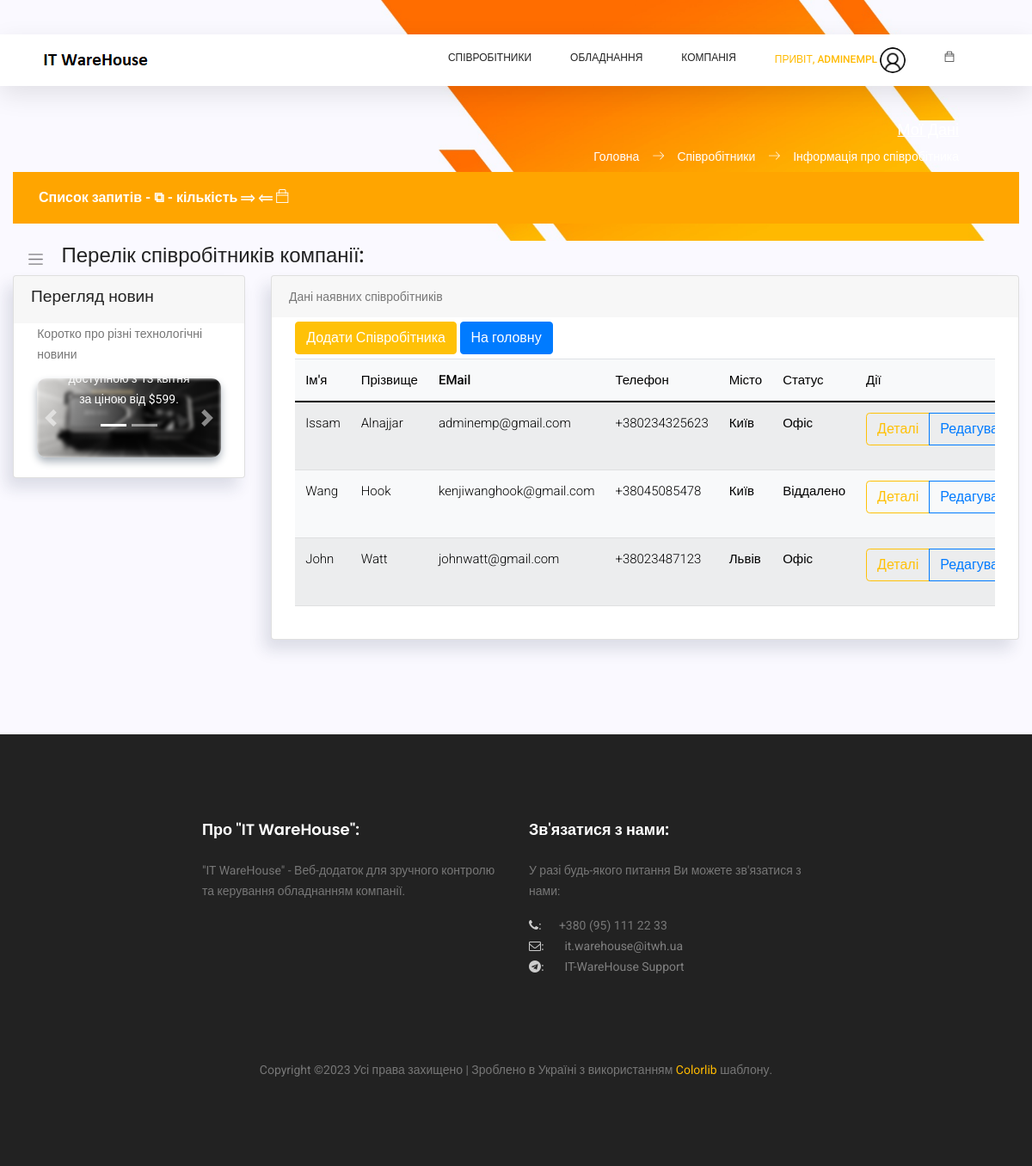
/employees/list (signed in), run on an earlier commit of the app's database.
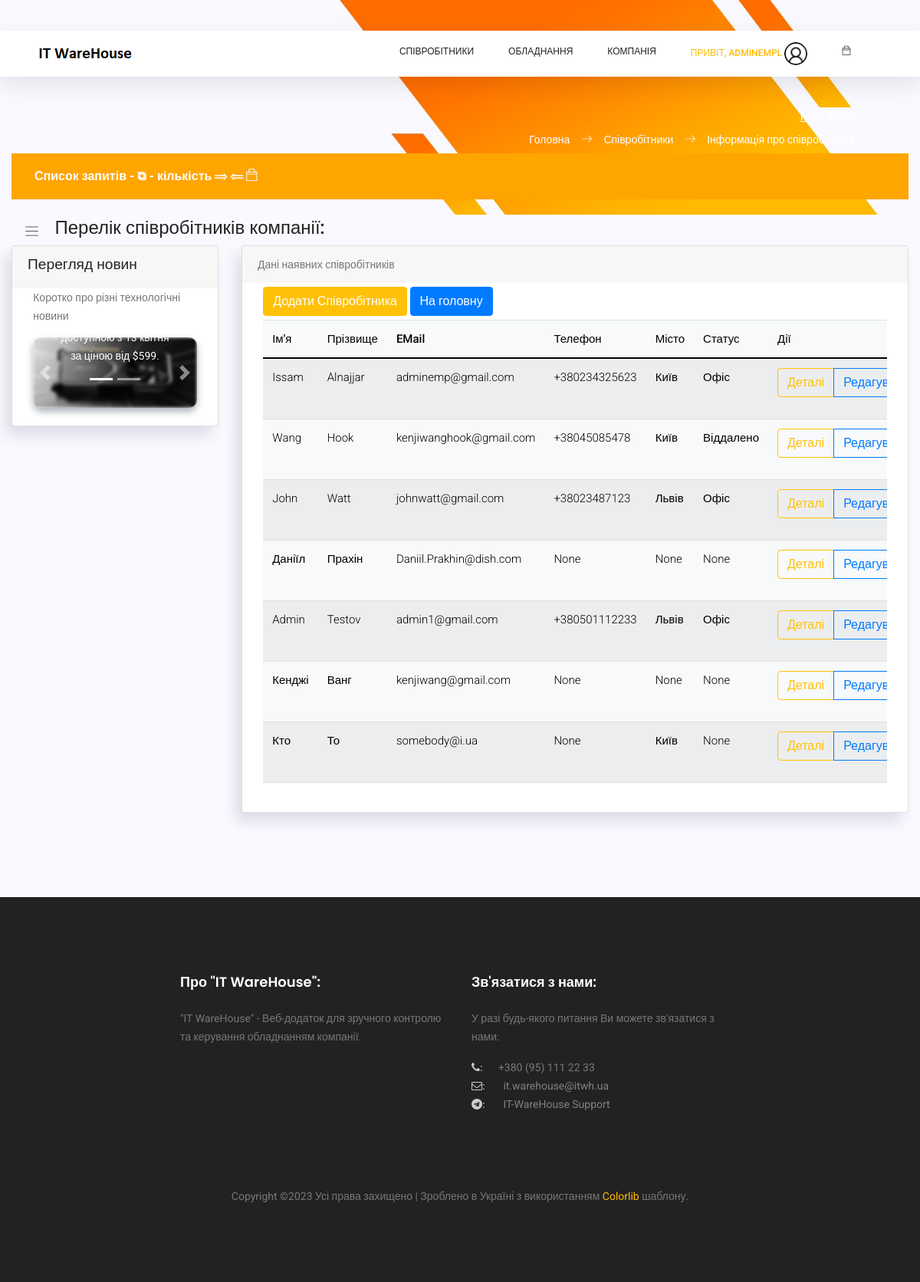
And on a later commit of the database.
### users/models.py (models this page shows, shortened)
class NewUser(AbstractBaseUser, PermissionsMixin):
    email = models.EmailField(_('email address'), unique=True)
    user_name = models.CharField(max_length=150, unique=True)
    start_date = models.DateTimeField(default=timezone.now)
    is_staff = models.BooleanField(default=False)
    is_active = models.BooleanField(default=False)
    is_employee = models.BooleanField(default=False)
    objects = CustomAccountManager()
    USERNAME_FIELD = 'email'
    REQUIRED_FIELDS = ['user_name']

### employees/models.py (models this page shows, shortened)
class Employees(models.Model):
    first_name = models.CharField(max_length=50, default='', verbose_name="Ім'я *")
    last_name = models.CharField(max_length=50, default='', verbose_name='Прізвище *')
    email = models.EmailField(max_length=75, unique=True, null=True, verbose_name='Електрона пошта *')
    eid = models.CharField(max_length=8, unique=True, null=True, verbose_name='Внутрішній номер *')
    department = models.ForeignKey(Departments, null=True, on_delete=models.SET_NULL, verbose_name='Назва відділу *')
    title = models.CharField(max_length=50, null=True, default='', verbose_name='Посада *')
    user_id = models.ForeignKey(NewUser, null=True, on_delete=models.SET_NULL, verbose_name='ID Користувача *')
    location = models.ForeignKey(Cities, null=True, on_delete=models.SET_NULL, blank=True, verbose_name='Назва міста')
    mobilephone = models.CharField(max_length=20, null=True, default='', blank=True, verbose_name='Мобільний телефон')
    status = models.ForeignKey(UserStatus, null=True, on_delete=models.SET_NULL, blank=True,
                               verbose_name='Форма роботи')
    photo = models.FileField(upload_to='photos/', null=True, default='default_user.jpg', blank=True,
                             verbose_name='Фото')
    comments = models.TextField(max_length=300, null=True, default='', blank=True, verbose_name='Коментарі')

class Cities(models.Model):
    city = models.CharField(max_length=100, unique=True, verbose_name='Назва міста')
    def __str__(self) -> str:
        return str(self.city)

class UserStatus(models.Model):
    ustatus = models.CharField(max_length=50, unique=True, verbose_name='Форма роботи')
    def __str__(self) -> str:
        return str(self.ustatus)

### employees/views.py (the view)
# urls.py: path('list', emp_list, name='employee-list'),
@login_required
def emp_list(request):
    context = {
        'page_title': 'Мої Дані',
        'app_name': 'Співробітники',
        'page_name': 'Інформація про співробітника'
    }
    user_admin = 0
    if request.user.groups.filter(name='Admins').exists():
        user_admin = 1
    if len(Employees.objects.all()) > 0:
        employee_list = Employees.objects.all()
    context['user_admin'] = user_admin
    context['employee_list'] = employee_list
    return render(request, 'employees/list.html', context=context)

### templates/employees/list.html (shortened to what this page needs)
{% extends '_layouts/base.html' %}
{% load static %}
{% block content %}
<div style="background: #faf9ff; padding-bottom: 50px;">
    <div class="main-content container-fluid">
        <div class="page-title">
            <nav class="navbar navbar-header navbar-expand navbar-light headli-1">
                <a class="sidebar-toggler" href="#"><span class="navbar-toggler-icon"></span></a>
            </nav>
            <h3 class="headli-1">Перелік співробітників компанії:</h3>
        </div>
        <section class="section">
            <div class="row mb-4">
                <div class="col-md-3">
                    <div class="card" >
                        <div class="card-header" >
                            <h4>Перегляд новин</h4>
                        </div>
                        <div class="card-body" >
                            <div class="row" >
                                <div class="col-md-12" >
                                    <p>Коротко про різні технологічні новини</p>
                                    <div id="carouselExampleCaptions" class="carousel slide" data-ride="carousel" >
                                        <ol class="carousel-indicators">
                                            <li data-bs-target="#carouselExampleCaptions" data-slide-to="0" class="active"></li>
                                            <li data-bs-target="#carouselExampleCaptions" data-slide-to="1"></li>
                                        </ol>
                                        <div class="carousel-inner" >
                                            <div class="carousel-item active" >
                                                <img src="{% static 'static_f_2/images/cpsamples/newsphoto1.jpg' %}" class="d-block w-100 main-img-n" alt="...">
                                                <div class="carousel-caption d-none d-md-block" >
                                                    <p>Відеокарта буде доступною з 13 квітня за ціною від $599.</p>
                                                </div>
                                            </div>
                                        </div>
                                        <a class="carousel-control-prev" href="#carouselExampleCaptions" role="button" data-slide="prev">
                                            <span class="carousel-control-prev-icon" aria-hidden="true"></span>
                                        </a>
                                        <a class="carousel-control-next" href="#carouselExampleCaptions" role="button" data-slide="next">
                                            <span class="carousel-control-next-icon" aria-hidden="true"></span>
                                        </a>
                                    </div>
                                </div>
                            </div>
                        </div>
                    </div>
                </div>
                <div class="col-md-9">
                    <div class="card">
                        <div class="card-header">
                            Дані наявних співробітників
                        </div>
                        <div class="card-body">
                            <div class="dataTable-wrapper dataTable-loading no-footer sortable searchable fixed-columns" >
                                <div class="dataTable-top">
                                    <div style="display: block; gap: 10px; margin: 5px 0;">
                                        <a href="/employees/emp_create" class="btn btn-warning my-btn">Додати Співробітника</a>
                                        <a href="/main/main_page" class="btn btn-primary my-btn">На головну</a>
                                    </div>
                                </div>
                                <div class="dataTable-container capitalizer" >
                                    {% if employee_list %}
                                    <table class="table table-striped table-light dataTable-table" id="table1"       >
                                        <thead>
                                        <tr>
                                            <th data-sortable="" style="width: 15%;">
                                                <li href="#" class="dataTable-sorter colorizer">Ім'я</li>
                                            </th>
                                            <th data-sortable="" style="width: 15%;">
                                                <li href="#" class="dataTable-sorter colorizer">Прізвище</li>
                                            </th>
                                            <th data-sortable="" style="width: 20%;">
                                                <li href="#" class="dataTable-sorter colorizer">EMail</li>
                                            </th>
                                            <th data-sortable="" style="width: 15%;">
                                                <li href="#" class="dataTable-sorter colorizer">Телефон</li>
                                            </th>
                                            <th data-sortable="" style="width: 15%;">
                                                <li href="#" class="dataTable-sorter colorizer">Місто</li>
                                            </th>
                                            <th data-sortable="" style="width: 10%;">
                                                <li href="#" class="dataTable-sorter colorizer">Статус</li>
                                            </th>
                                            <th data-sortable="" style="width: 20%;">
                                                <li href="#" class="dataTable-sorter colorizer">Дії</li>
                                            </th>
                                        </tr>
                                        </thead>
                                        <tbody>
                                        {% for employee_info in employee_list %}
                                        <tr>
                                            <td class="colorizer" style="font-weight: 300;">{{ employee_info.first_name }}</td>
                                            <td class="colorizer" style="font-weight: 300;">{{ employee_info.last_name }}</td>
                                            <td class="colorizer" style="font-weight: 300;">{{ employee_info.email }}</td>
                                            <td class="colorizer" style="font-weight: 300;">{{ employee_info.mobilephone }}</td>
                                            <td class="colorizer" style="font-weight: 300;">{{ employee_info.location }}</td>
                                            <td class="colorizer" style="font-weight: 300;">{{ employee_info.status }}</td>
                                            <td class="colorizer" style="font-weight: 300;">
                                                <div class="btn-group mb-3" role="group" aria-label="Basic example">
                                                    <a class="btn btn-outline-warning" href="/employees/details/{{ employee_info.id }}">Деталі</a>
                                                    <a class="btn btn-outline-primary" href="/employees/update/{{ employee_info.id }}">Редагувати</a>
                                                </div>
                                            </td>
                                        </tr>
                                        {% endfor %}
                                        </tbody>
                                    </table>
                                    {% endif %}
                                </div>
                            </div>
                        </div>
                    </div>
                </div>
            </div>
        </section>
    </div>
</div>
{% endblock content %}

### templates/_layouts/header.html (shortened to what this page needs)
{% load static %}
<header class="header_area sticky-header">
	<div class="main_menu">
			<nav class="navbar navbar-expand-lg navbar-light main_box">
				<div class="container">
					<a class="navbar-brand logo_h" href="/">
						<img src="{% static 'static_f_1/img/logo.png' %}" alt="IT WareHouse Project Logo">
					</a>
					<div class="collapse navbar-collapse offset" id="navbarSupportedContent">
						<ul class="nav navbar-nav menu_nav ml-auto">
							{% if not user.is_authenticated %}
								<li class="nav-item"><a class="nav-link" href="/">Вхід до Системи</a></li>
							{% else %}
								{% if user_data.u_group == 'Admins' or user_admin == 1%}
								<li class="nav-item submenu dropdown">
									<a href="#" class="nav-link dropdown-toggle" data-toggle="dropdown" role="button"
									   aria-haspopup="true" aria-expanded="false">Співробітники</a>
								</li>
								{% endif %}
								<li class="nav-item submenu dropdown">
									<a href="#" class="nav-link dropdown-toggle" data-toggle="dropdown"
									   role="button" aria-haspopup="true" aria-expanded="false">Обладнання</a>
								</li>
								<li class="nav-item submenu dropdown">
									<a href="#" class="nav-link dropdown-toggle" data-toggle="dropdown" role="button"
									   aria-haspopup="true" aria-expanded="false">Компанія</a>
								</li>
								<li class="nav-item submenu dropdown active">
									<a href="#" class="nav-link dropdown-toggle" data-toggle="dropdown" role="button"
									   aria-haspopup="true" aria-expanded="false">
										<span>Привіт, {{ user.user_name }}</span>
										{% if employee_data.photo %}
										<span><span><img width="30px" height="30px" class="profile-img"
														 src="/media/{{ employee_data.photo }}" alt=""></span>
										</span>
										{% else %}
										<span><span><img width="30px" height="30px" class="profile-img"
													 src="/media/photos/default_user.jpg" alt=""></span>
										</span>
										{% endif %}
										</a>
								</li>
								<li class="nav-item submenu dropdown">
									<a href="#" class="nav-link dropdown-toggle">
										<span class="ti-bag"></span>
									</a>
								</li>
							{% endif %}
						</ul>
					</div>
				</div>
			</nav>
	</div>
</header>

What changed in the data, as far as the page shows it:
added Employees: first_name "Даніїл", last_name "Прахін", email "Daniil.Prakhin@dish.com", mobilephone "None", location "None", status "None"
added Employees: first_name "Admin", last_name "Testov", email "admin1@gmail.com", mobilephone "+380501112233", location "Львів", status "Офіс"
added Employees: first_name "Кенджі", last_name "Ванг", email "kenjiwang@gmail.com", mobilephone "None", location "None", status "None"
added Employees: first_name "Кто", last_name "То", email "somebody@i.ua", mobilephone "None", location "Київ", status "None"
